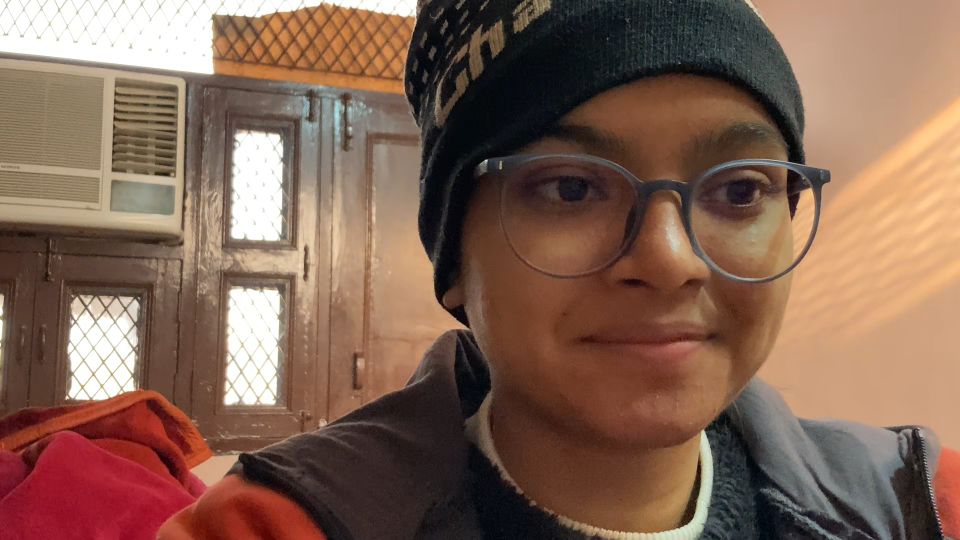
#> input picture Leena.jpg, 1920 x 1080 px, given in place of the camera (shown at 1/2 size)
$ python face_recog.py
#> lines starting #> are read from the running program, lines starting #| are printed output that depends on the picture


import cv2
import os
import numpy as np

# data = np.load("face_data.npy")
# print(data.shape)

cap = cv2.VideoCapture(0)
detector = cv2.CascadeClassifier("/Users/leenagoyal/Downloads/ML/haarcascade_frontalface_default.xml")

name = input("Enter your name: ")
#> the answer given: Leena.jpg

frames = []
outputs = []


while True:
    ret, frame = cap.read()
#> frame is the input picture: shape (1080, 1920, 3); mean B, G, R 83.3, 99.3, 130.3
    if ret:
        faces = detector.detectMultiScale(frame)
#> faces = [[730, 86, 25, 25], [1416, 975, 50, 50], [949, 107, 734, 734]]
        for face in faces:
            x,y,w,h = face
            cut = frame[y:y+h, x:x+w]
            fi = cv2.resize(cut, (100, 100))
            grey = cv2.cvtColor(fi, cv2.COLOR_BGR2GRAY)
            cv2.imshow("My Face", grey)
#> this loop made 3 passes
#> pass 1, `cut = frame[y:y+h, x:x+w]`:
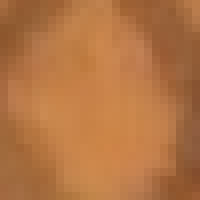
#> cut: shape (25, 25, 3) (shown 8 times larger); mean B, G, R 67.5, 116.5, 179.3
#> pass 1, `grey = cv2.cvtColor(fi, cv2.COLOR_BGR2GRAY)`:
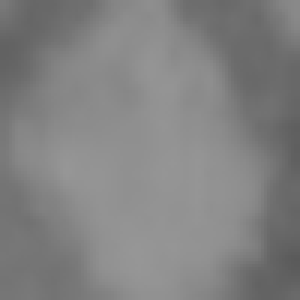
#> grey: shape (100, 100) (shown 3 times larger); min 90, max 150, mean 129.6
#> pass 2, `cut = frame[y:y+h, x:x+w]`:
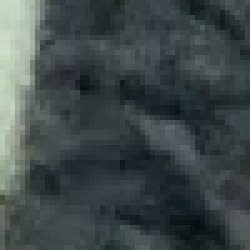
#> cut: shape (50, 50, 3) (shown 5 times larger); mean B, G, R 73.3, 72.8, 62.6
#> after the loop:
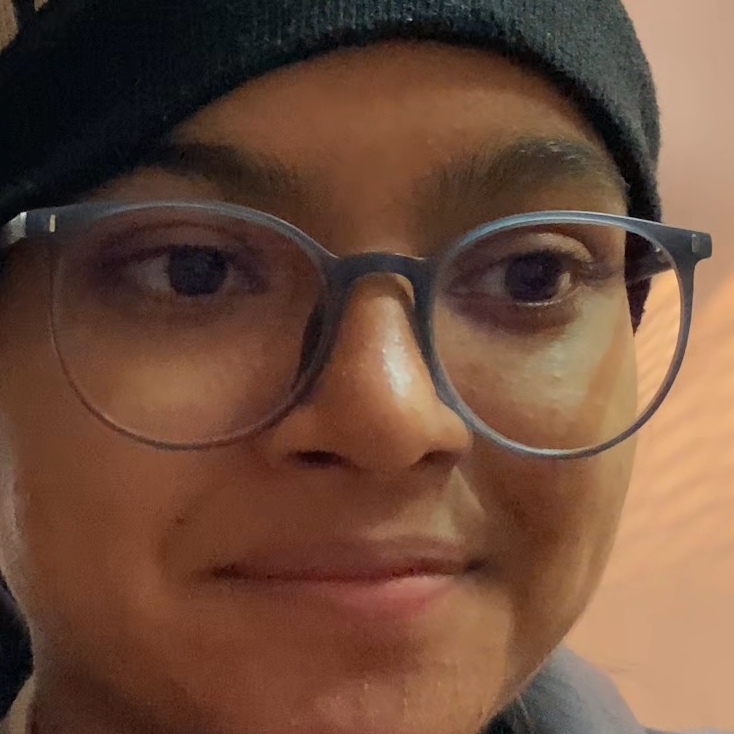
#> cut: shape (734, 734, 3); mean B, G, R 59, 76.6, 109.6
#> after the loop:
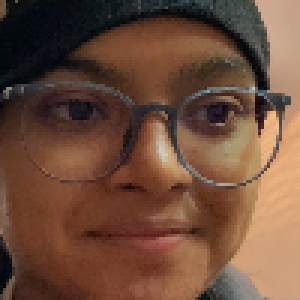
#> fi: shape (100, 100, 3) (shown 3 times larger); mean B, G, R 58.9, 76.5, 109.4
        cv2.imshow("My Screen", frame)


    # time.sleep stops everything.. not ableßß to grab anything from system.
    key = cv2.waitKey(1)
#> (key q is pressed here)

    if key == ord("q"):
        break
    if key == ord("c"):
        frames.append(grey.flatten())
        outputs.append([name])
        # save_path = "/Users/leenagoyal/Downloads/ML"
        # filename = name + ".jpeg"
        # cv2.imwrite(name + ".jpg", frame)

X = np.array(frames)
y = np.array(outputs)

data = np.hstack([y, X])
f_name = "face_data.npy"

if os.path.exists(f_name):
    old = np.load(f_name)
    data = np.vstack([old, data])

np.save(f_name, data)

# print(data.shape)
cap.release()
cv2.destroyAllWindows()
